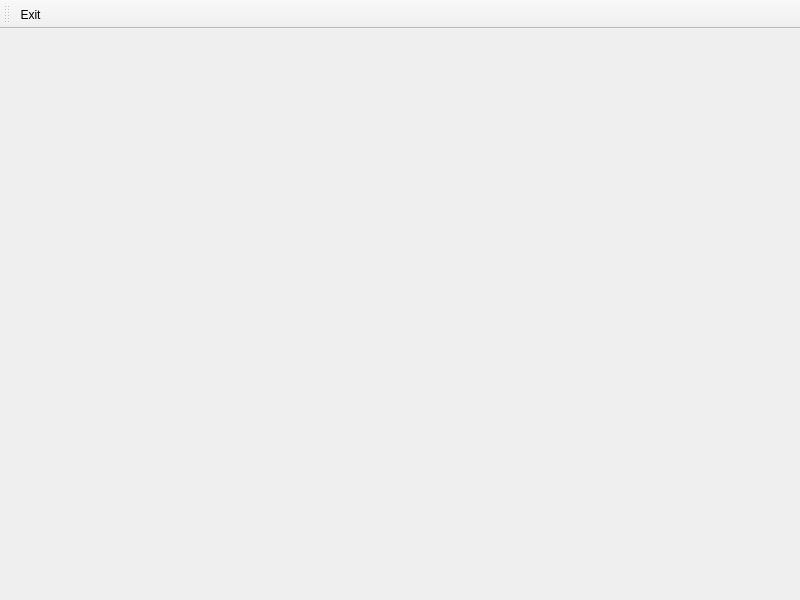
<?xml version="1.0" encoding="UTF-8"?>
<ui version="4.0">
 <class>ImageProcessorWindow</class>
 <widget class="QMainWindow" name="ImageProcessorWindow">
  <property name="geometry">
   <rect>
    <x>0</x>
    <y>0</y>
    <width>800</width>
    <height>600</height>
   </rect>
  </property>
  <property name="windowTitle">
   <string>ImageProcessorWindow</string>
  </property>
  <widget class="ToolsStackedWidget" name="centralwidget"/>
  <widget class="QToolBar" name="toolBar">
   <property name="windowTitle">
    <string>toolBar</string>
   </property>
   <property name="toolButtonStyle">
    <enum>Qt::ToolButtonStyle::ToolButtonTextUnderIcon</enum>
   </property>
   <attribute name="toolBarArea">
    <enum>TopToolBarArea</enum>
   </attribute>
   <attribute name="toolBarBreak">
    <bool>false</bool>
   </attribute>
   <addaction name="actionquit"/>
  </widget>
  <action name="actionquit">
   <property name="icon">
    <iconset resource="sources/sources_demo.qrc">
     <normaloff>:/icons/quit.png</normaloff>:/icons/quit.png</iconset>
   </property>
   <property name="text">
    <string>Exit</string>
   </property>
   <property name="menuRole">
    <enum>QAction::MenuRole::NoRole</enum>
   </property>
  </action>
 </widget>
 <customwidgets>
  <customwidget>
   <class>ToolsStackedWidget</class>
   <extends>QWidget</extends>
   <header>ToolsStackedWidget.h</header>
   <container>1</container>
  </customwidget>
 </customwidgets>
 <resources>
  <include location="sources/sources_demo.qrc"/>
 </resources>
 <connections/>
</ui>
